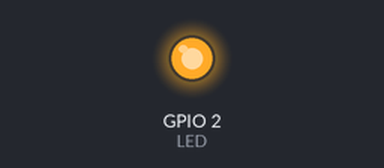
A program run on a simulated ESP32. Parts: output pins drawn as LEDs (lit = HIGH). What the program prints to the serial monitor is not drawn. At 10.0 s the program puts the board to deep sleep or switches it off; the recording ends there.

Above: at 0.1 s.
Timing chart, 0 to 10.0 s (numbered marks = the images above):
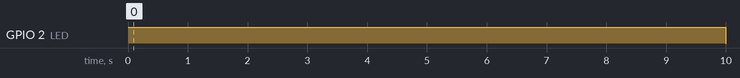

Measured:
- by itself, GPIO 2 (LED): LOW → HIGH at 0.00 s, → LOW 10.0 s later

The program:

main.cpp
```cpp
#include <Arduino.h>

#define uS_TO_S_FACTOR 1000000  /* Conversion factor for micro seconds to seconds */
#define TIME_TO_SLEEP  10        /* Time ESP32 will go to sleep (in seconds) */
#define LED 2

void setup(){
  Serial.begin(115200);
  pinMode(LED, OUTPUT);

  digitalWrite(LED, HIGH);
  Serial.println("LED is on");
  esp_sleep_enable_timer_wakeup(TIME_TO_SLEEP * uS_TO_S_FACTOR);
  Serial.println("Setup ESP32 to sleep for every " + String(TIME_TO_SLEEP) + " Seconds");

  delay(10000); /* stay on for 5 seconds */

  digitalWrite(LED, LOW);
  Serial.println("LED is off");

  Serial.println("Going to sleep now");
  Serial.flush();

  esp_deep_sleep_start();
  Serial.println("This message will never be printed");
}

void loop(){
}
```
